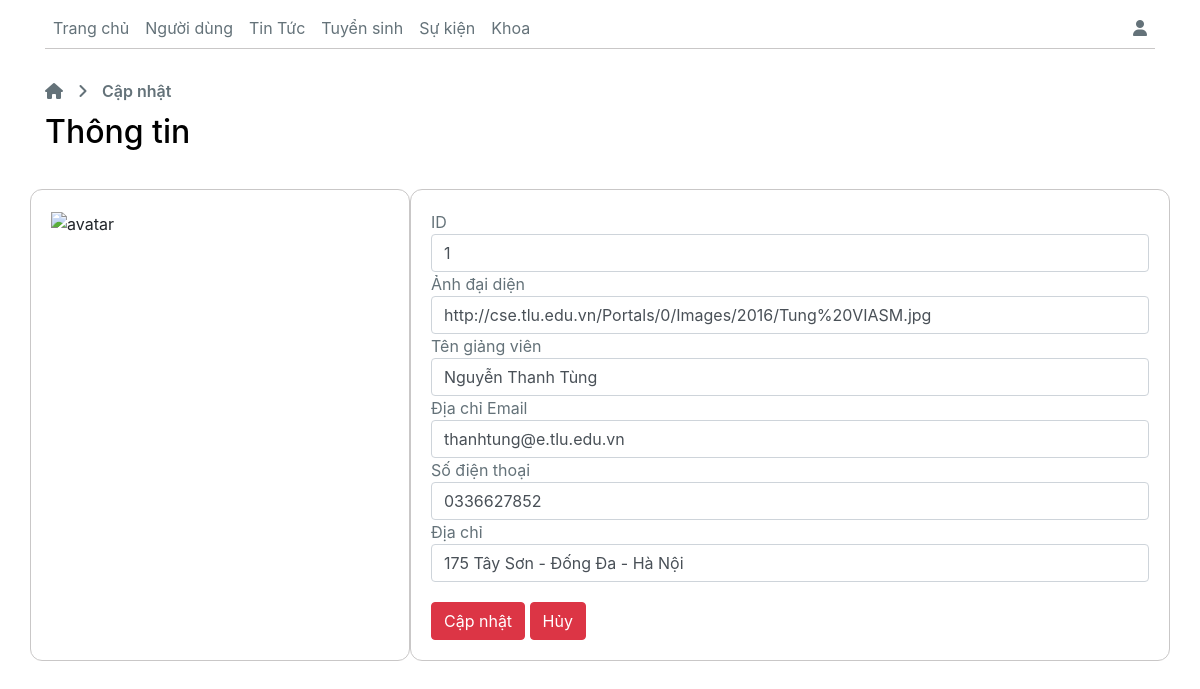
The app's page /BTL_WebProject/login_page/edit_user.php?id=1 with its own data.
### tables this page shows
CREATE TABLE `can_bo` (
  `id` int(15) NOT NULL,
  `avatar` varchar(255) DEFAULT NULL,
  `fullname` varchar(255) DEFAULT NULL,
  `email` varchar(255) DEFAULT NULL,
  `phone_number` varchar(20) DEFAULT NULL,
  `address` text DEFAULT NULL,
  `id_don_vi` int(15) DEFAULT NULL,
  `id_chuc_vu` int(15) DEFAULT NULL,
  `id_admin` int(15) DEFAULT NULL
);

### BTL_WebProject/login_page/edit_user.php (the view, shortened to what this page needs)
<!DOCTYPE html>
<html lang="en">
<head>
    <link rel="stylesheet" href="https://stackpath.bootstrapcdn.com/bootstrap/4.3.1/css/bootstrap.min.css">
    <link rel="stylesheet" href="./assets/style_admin.css">
    <link rel="stylesheet" href="./assets/style_info.css">
</head>
<?php
include("./assets/config/connect-tlu.php");
?>
<body>
    <?php
    include("./assets/template/header_teamplate.php");
    ?>
    <div class="wrapper">
        <div class="container">
            <div class="header-main">
                <i class="fas fa-home"></i> <i class="fas fa-angle-right" style="padding: 0 10px;"></i> <span>Cập nhật</span>
                <h2>Thông tin</h2>
            </div>
            <?php
            $id_edit = $_GET['id'];
            $sql = "SELECT * FROM can_bo WHERE id = '$id_edit'";
            $result = mysqli_query($conn, $sql);
            while ($row = mysqli_fetch_assoc($result)) {
                $id_edit = $row['id'];
                $avatar =  $row['avatar'];
                $fullname =  $row['fullname'];
                $email =  $row['email'];
                $phone_number = $row['phone_number'];
                $address = $row['address'];
            }
            ?>
            <div class="row">
                <div class="col-sm-4 bd-rd">
                    <div class="card-body">
                        <img src="<?php echo $avatar ?>" alt="avatar" style="width: 100%;">
                    </div>
                </div>
                <div class="col-sm-8 bd-rd">
                    <div class="card-body">
                        <form method="POST" role="form" id="form_Signin" action="./user-manager/edit_info_user.php">
                            <div class="form-id">
                                <span for="form-id" class="f-right">ID</span>
                                <input type="text" class="form-control f-n" name="id" value="<?php echo $id_edit ?>">
                            </div>
                            <div class="form-avatar">
                                <span for="form-avatar" class="f-right">Ảnh đại diện</span>
                                <input type="text" class="form-control f-n" name="avatar" value="<?php echo $avatar ?>">
                            </div>
                            <div class="form-fullname">
                                <span for="form-fullname" class="f-right">Tên giảng viên</span>
                                <input type="text" class="form-control f-n" name="fullname" value="<?php echo $fullname ?>">
                            </div>
                            <div class="form-email">
                                <span for="form-email" class="f-right">Địa chỉ Email</span>
                                <input type="email" class="form-control f-m" name="email" value="<?php echo $email ?>">
                            </div>
                            <div class="form-phone">
                                <span for="form-phone" class="f-right">Số điện thoại</span>
                                <input type="text" class="form-control f-m" name="phone_number" value="<?php echo $phone_number ?>">
                            </div>
                            <div class="form-address">
                                <span for="form-address" class="f-right">Địa chỉ</span>
                                <input type="text" class="form-control f-m" name="address" value="<?php echo $address ?>">
                            </div>
                            <button class="btn btn-danger f-bot" id="submit_edit" name="submit_edit" style="margin-top: 20px;">Cập nhật</button>
                            <a href="./news.php" class="btn btn-danger f-bot" style="margin-top: 20px;">Hủy</a>
                        </form>
                    </div>
                </div>
            </div>
        </div>
    </div>
</body>
</html>

### BTL_WebProject/login_page/assets/style_admin.css (style rules this page uses)
* { padding: 0; margin: 0; box-sizing: border-box; }
.card-body { padding: 20px; height: 100%; }
span { color: #647279; }
.bd-rd { border: 1px solid #647279; border-radius: 12px; padding: 0; }
.header-main { padding: 30px 30px 30px 0; color: #647279; }
.header-main span { font-weight: 600; }
.header-main h2 { margin-top: 10px; color: black; }
.bd-rd { border: 1px solid rgb(201, 199, 199); border-radius: 12px; padding: 0; }

### records on screen
can_bo: id "1", avatar "http://cse.tlu.edu.vn/Portals/0/Images/2016/Tung%20VIASM.jpg", fullname "Nguyễn Thanh Tùng", email "thanhtung@e.tlu.edu.vn", phone_number "0336627852", address "175 Tây Sơn - Đống Đa - Hà Nội"
